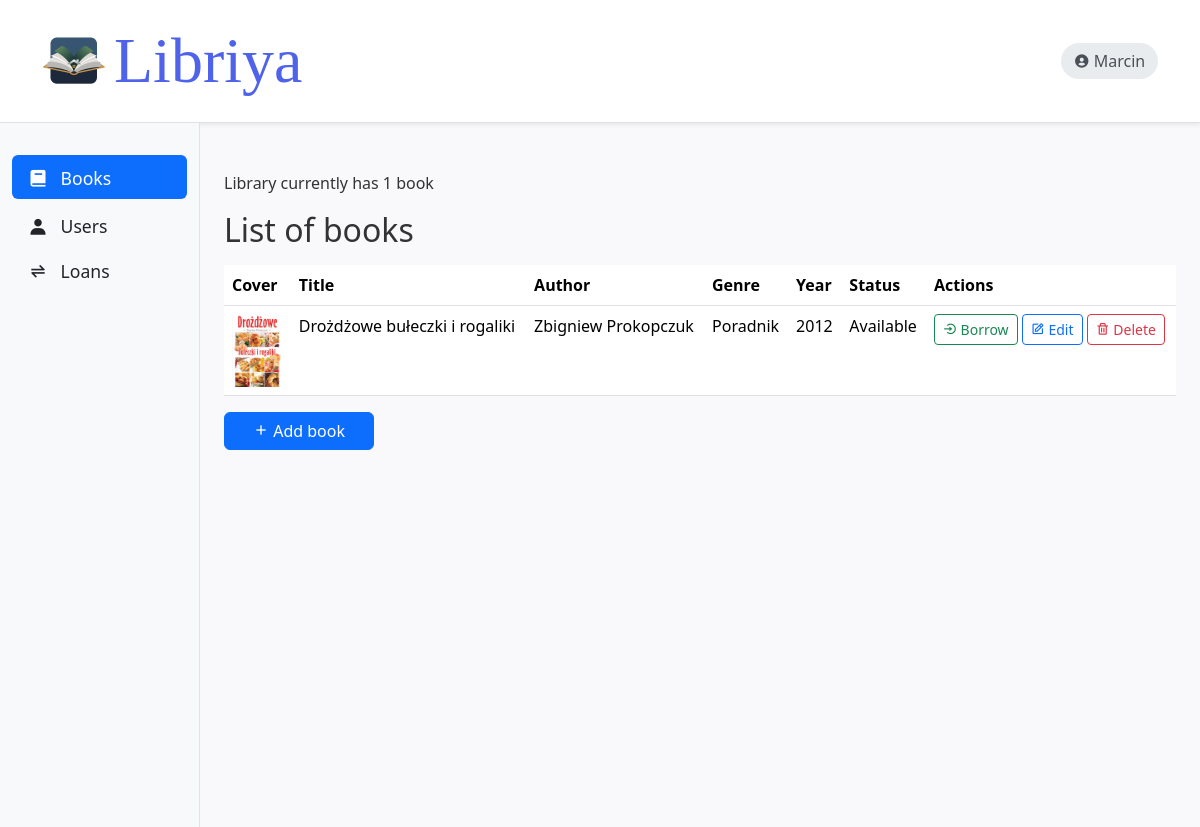
The page / on the database its author committed.
### app/models.py (models this page shows, shortened)
class User(db.Model):
    id = db.Column(db.Integer, primary_key=True)
    username = db.Column(db.String(50), unique=True,
                         nullable=False, index=True)
    email = db.Column(db.String(120), unique=True, nullable=False, index=True)
    password_hash = db.Column(db.String(128), nullable=False)

class Book(db.Model):
    id = db.Column(db.Integer, primary_key=True)
    isbn = db.Column(db.String(13), unique=True, nullable=False, index=True)
    title = db.Column(db.String(200), nullable=False, index=True)
    author_id = db.Column(db.Integer, db.ForeignKey(
        'author.id'), nullable=False)
    genre_id = db.Column(db.Integer, db.ForeignKey(
        'genre.id'), nullable=False)
    year = db.Column(db.Integer, nullable=False)
    cover = db.Column(db.String(200))
    is_available = db.Column(db.Boolean, default=True)

class Author(db.Model):
    id = db.Column(db.Integer, primary_key=True)
    name = db.Column(db.String(100), nullable=False, index=True)
    books = db.relationship('Book', backref='author', lazy=True)
    def __str__(self):
        return self.name

class Genre(db.Model):
    id = db.Column(db.Integer, primary_key=True)
    name = db.Column(db.String(50), nullable=False, index=True)
    books = db.relationship('Book', backref='genre', lazy=True)
    def __str__(self):
        return self.name

### app/routes.py (the view)
@bp.route("/")
def home():
    all_books = Book.query.all()
    return render_template("index.html", books=all_books, active_page="books")

### libriya.py (called while the page is built)
@app.context_processor
def inject_current_user():
    from app.models import User
    user = db.session.query(User).first()
    return dict(current_user=user)

### app/templates/index.html (shortened to what this page needs)
{% extends "layout.html" %}
{% block content %}
<div class="container mt-5">
    <p>
        {% set n = books|length %}
        Library currently has {{ n }}
        {% if n == 1 %}
        book
        {% elif n % 10 in [2, 3, 4] and n % 100 not in [12, 13, 14] %}
        books
        {% else %}
        books
        {% endif %}
    </p>
    <h2>List of books</h2>
    <table class="table table-hover">
        <thead>
            <tr>
                <th>Cover</th>
                <th>Title</th>
                <th>Author</th>
                <th>Genre</th>
                <th>Year</th>
                <th>Status</th>
                <th>Actions</th>
            </tr>
        </thead>
        <tbody>
            {% for book in books %}
            <tr>
                <td>
                    {% if book.cover %}
                    <img src="{{ url_for('static', filename='uploads/' + book.cover) }}"
                        alt="Book cover {{ book.title }}" style="width: 50px; height: auto;">
                    {% else %}
                    <i class='bx bx-image' style="font-size: 24px; color: #ccc;"></i>
                    {% endif %}
                </td>
                <td>{{ book.title }}</td>
                <td>{{ book.author }}</td>
                <td>{{ book.genre }}</td>
                <td>{{ book.year }}</td>
                <td>{{ 'Available' if book.is_available else 'On loan' }}</td>
                <td>
                    {% if book.is_available %}
                    <a href="{{ url_for('main.borrow_book', book_id=book.id, user_id=current_user.id) }}"
                        class="btn btn-outline-success btn-sm"><i class="bx bx-log-in-circle"></i> Borrow</a>
                    {% else %}
                    <a href="{{ url_for('main.return_book', book_id=book.id) }}"
                        class="btn btn-outline-warning btn-sm"><i class="bx bx-log-out-circle"></i> Return</a>
                    {% endif %}
                    <a href="{{ url_for('main.book_edit', book_id=book.id)}}" class="btn btn-outline-primary btn-sm"><i
                            class="bx bx-edit"></i> Edit</a>
                    <a href="{{ url_for('main.book_delete', book_id=book.id)}}" class="btn btn-outline-danger btn-sm"><i
                            class="bx bx-trash"></i> Delete</a>
                </td>
            </tr>
            {% endfor %}
        </tbody>
    </table>
    <a href="{{ url_for('main.book_add') }}" class="btn btn-primary" style="width: 150px;">
        <i class="bx bx-plus"></i> Add book
    </a>
</div>
{% endblock %}

### app/templates/layout.html (shortened to what this page needs)
<!DOCTYPE html>
<html lang="en">
<head>
    <link href="https://cdn.jsdelivr.net/npm/bootstrap@5.3.3/dist/css/bootstrap.min.css" rel="stylesheet">
    <link href="https://unpkg.com/boxicons@2.1.4/css/boxicons.min.css" rel="stylesheet">
    <link rel="stylesheet" href="{{ url_for('static', filename='/css/style.css') }}">
</head>
<body>
    <nav class="navbar navbar-expand-lg navbar-light bg-white border-bottom shadow-sm">
        <div class="container">
            <a class="navbar-brand title-text d-flex align-items-center" href="/">
                <img src="{{ url_for('static', filename='/images/logo.png') }}" alt="Libriya" class="me-2"> Libriya
            </a>
            <div class="collapse navbar-collapse" id="navbarSupportedContent">
                <ul class="navbar-nav ms-auto mb-2 mb-lg-0 d-flex align-items-center">
                    <li class="nav-item">
                        <span class="navbar-text user-display d-flex align-items-center">
                            <i class='bx bxs-user-circle align-middle me-1'></i> {{ current_user.username }}
                        </span>
                    </li>
                </ul>
            </div>
        </div>
    </nav>
    <div class="container-fluid">
        <div class="row">
            <nav id="sidebarMenu" class="col-md-2 d-none d-md-block bg-light sidebar border-end">
                <div class="position-sticky pt-3">
                    <ul class="nav nav-pills flex-column">
                        <li class="nav-item mb-1">
                            <a class="nav-link {% if active_page == 'books' %}active {% else %}text-dark {% endif %}"
                                href="{{ url_for('main.home') }}">
                                <i class='bx bxs-book align-middle me-2'></i>
                                <span class="align-middle">Books</span>
                            </a>
                        </li>
                        <li class="nav-item">
                            <a class="nav-link {% if active_page == 'users' %}active {% else %}text-dark {% endif %}"
                                href="{{ url_for('main.users') }}">
                                <i class='bx bxs-user align-middle me-2'></i>
                                <span class=" align-middle">Users</span>
                            </a>
                        </li>
                        <li class="nav-item">
                            <a class="nav-link {% if active_page == 'loans' %}active {% else %}text-dark {% endif %}"
                                href="{{ url_for('main.loans') }}">
                                <i class='bx bx-transfer-alt align-middle me-2'></i>
                                <span class=" align-middle">Loans</span>
                            </a>
                        </li>
                    </ul>
                </div>
            </nav>
            <main class="col-md-10 ms-sm-auto">
                {% block content %}{% endblock %}
            </main>
        </div>
    </div>
</body>
</html>

### app/static/css/style.css (style rules this page uses)
body { background-color: #f9f9fb; font-family: 'Segoe UI', Tahoma, Geneva, Verdana, sans-serif; color: #333; }
.navbar-brand.title-text { font-family: "Cormorant Garamond", serif; font-optical-sizing: auto; font-weight: 400; font-style: normal; font-size: 64px; }
h2 { margin-bottom: 1rem; }
.navbar { background-color: #ffffff; border-bottom: 1px solid #e2e2e2; }
.navbar-brand { font-weight: bold; color: #4e63ea !important; font-size: 1.4rem; }
.btn { font-weight: 500; }
.table thead { background-color: #f1f3f5; }
.container img { width: 64px; height: 64px; }
.sidebar { position: -webkit-sticky; position: sticky; top: 0; height: calc(100vh - 96px); padding-top: 1rem; overflow-x: hidden; overflow-y: auto; }
.sidebar .nav-link { font-size: 1.1rem; }
.sidebar .nav-link .bx { font-size: 1.25rem; }
.user-display { padding: 0.4rem 0.8rem; border-radius: 50rem; background-color: #e9ecef; color: #495057; font-weight: 500; }

### rows shown on the page
User: username "Marcin"
Book: cover (picture), title "Drożdżowe bułeczki i rogaliki", author "Zbigniew Prokopczuk", genre "Poradnik", year "2012", is_available "Available"

### other values the page prints
{{ n }} "1"
